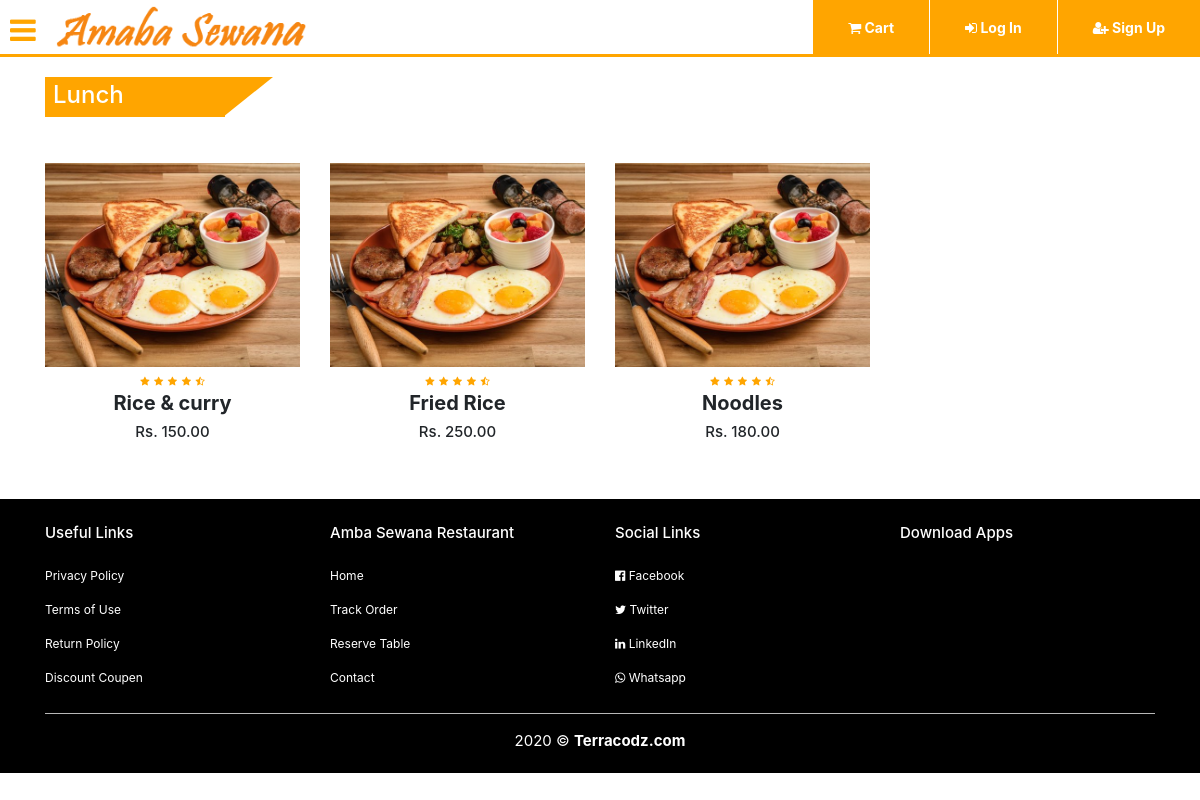
The app's page /restaurant/foods.php?id=2&name=Lunch with its own data.
### tables this page shows
CREATE TABLE `foods` (
  `id` int(11) NOT NULL,
  `name` varchar(50) NOT NULL,
  `cat_id` int(11) NOT NULL,
  `price` varchar(255) NOT NULL,
  `thumbnail` varchar(255) NOT NULL,
  `description` varchar(500) NOT NULL,
  `qty` int(11) NOT NULL
);

### restaurant/foods.php (the view, shortened to what this page needs)
<?php include('inc/connection.php'); ?>
<?php include('inc/product_nav.php'); ?>
<section class="on-sale">
	<div class="container">
		<div class="title-box">
			<?php
			if(isset($_GET['name']) && !empty($_GET['name'])){
			 ?>
			<h2><?php echo $_GET['name']; ?></h2>
		<?php }else{ ?>
			<h2>All Foods</h2>
		<?php } ?>
		</div>
		<div class="row">
		<?php
			$query = "SELECT * FROM foods";
			if(isset($_GET['id']) && !empty($_GET['id'])){
				$id = $_GET['id'];
				$query.= " WHERE cat_id = $id";
			}
			$result_set = mysqli_query($connection, $query);
			while ($row = mysqli_fetch_assoc($result_set)):
		?>
			<div class="col-md-3 mt-3">
				<div class="product-top">
					<img src="<?=$row['thumbnail']?>">
				</div>
				<div class="product-bottom text-center">
					<i class="fa fa-star"></i>
					<i class="fa fa-star"></i>
					<i class="fa fa-star"></i>
					<i class="fa fa-star"></i>
					<i class="fa fa-star-half-o"></i>
					<h3><?=$row['name']?></h3>
					<h5>Rs. <?= number_format($row['price'],2)?></h5>
				</div>
			</div>
		<?php endwhile; ?>
		</div>
	</div>
</section>
<?php include('inc/footer.php'); ?>

### restaurant/css/style.css (style rules this page uses)
* { margin: 0; padding: 0; }
body { background-color: #f1f3f4; font-family: sans-serif; }
.title-box { background: orange; color: #fff; font-weight: bold; width: 180px; padding: 4px 8px; height: 40px; margin-bottom: 30px; display: flex; }
.title-box h2 { font-size: 24px; }
.title-box::after { content: ''; border-top: 40px solid orange; border-right: 50px solid transparent; position: absolute; display: flex; margin-top: -4px; margin-left: 170px; }
.product-top img { width: 100%; }
.product-bottom .fa { color: orange; font-size: 10px; }
.product-bottom h3 { font-size: 20px; font-weight: bold; }
.product-bottom h5 { font-size: 15px; }

### records on screen
foods: thumbnail (picture), name "Rice & curry", price "150.00"
foods: thumbnail (picture), name "Fried Rice", price "250.00"
foods: thumbnail (picture), name "Noodles", price "180.00"

### other values on screen
$_GET['name'] "Lunch"
